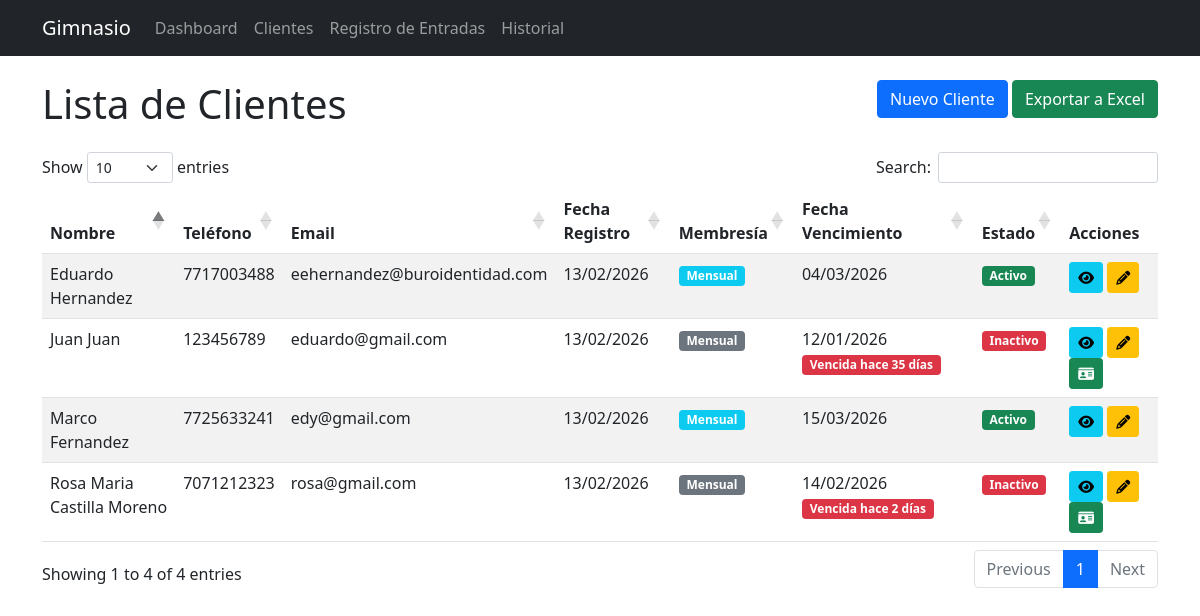
Screenshot of /clientes/ (signed in) with the database file from the repository.
### gimnasio/models.py (models this page shows, shortened)
class Cliente(models.Model):
    TIPO_MEMBRESIA = [
        ('mensual', 'Mensual'),
        ('anual', 'Anual'),
        ('semanal', 'Semanal'),
        ('visita', 'Visita'),
    ]
    usuario = models.OneToOneField(User, on_delete=models.CASCADE, null=True, blank=True)
    nombre = models.CharField(max_length=100)
    apellidos = models.CharField(max_length=100)
    telefono = models.CharField(max_length=15)
    email = models.EmailField(unique=True)
    fecha_registro = models.DateTimeField(default=timezone.now)
    activo = models.BooleanField(default=True)
    def get_membresia_activa(self):
        hoy = timezone.now().date()
        logger.debug(f"Buscando membresía activa para cliente {self.id} - Fecha actual: {hoy}")
        membresia = self.membresias.filter(
            fecha_inicio__lte=hoy,
            fecha_fin__gte=hoy,
            pagado=True
        ).first()
        if membresia:
            logger.debug(f"Membresía activa encontrada: ID={membresia.id}, del {membresia.fecha_inicio} al {membresia.fecha_fin}")
        else:
            logger.debug("No se encontró membresía activa")
            todas = self.membresias.all()
            logger.debug(f"Total membresías del cliente: {todas.count()}")
            for m in todas:
                logger.debug(f"  - Membresía ID={m.id}: {m.fecha_inicio} a {m.fecha_fin}, pagado={m.pagado}, activa hoy={m.fecha_inicio <= hoy <= m.fecha_fin and m.pagado}")
        return membresia
    def tiene_membresia_activa(self):
        resultado = self.get_membresia_activa() is not None
        logger.debug(f"Cliente {self.id} - ¿Tiene membresía activa?: {resultado}")
        return resultado
    def actualizar_estado_activo(self):
        estado_anterior = self.activo
        self.activo = self.tiene_membresia_activa()
        if estado_anterior != self.activo:
            logger.debug(f"Cliente {self.id} - Estado cambiado: {estado_anterior} -> {self.activo}")
            self.save(update_fields=['activo'])
        else:
            logger.debug(f"Cliente {self.id} - Estado sin cambios: {self.activo}")
    class Meta:
        verbose_name = "Cliente"
        verbose_name_plural = "Clientes"

### gimnasio/views.py (the view)
# urls.py: path('clientes/', views.lista_clientes, name='lista_clientes'),
@login_required
def lista_clientes(request):
    for cliente in Cliente.objects.all():
        cliente.actualizar_estado_activo()
    clientes = Cliente.objects.all().order_by('-fecha_registro')
    for cliente in clientes:
        membresia_activa = cliente.get_membresia_activa()
        cliente.tiene_membresia_activa = membresia_activa is not None
        if membresia_activa:
            cliente.fecha_vencimiento = membresia_activa.fecha_fin
            cliente.dias_restantes = membresia_activa.dias_restantes
            cliente.tipo_membresia = membresia_activa.get_tipo_display()
            cliente.es_activa = True
        else:
            ultima_membresia = cliente.membresias.filter(pagado=True).order_by('-fecha_fin').first()
            if ultima_membresia:
                cliente.fecha_vencimiento = ultima_membresia.fecha_fin
                cliente.tipo_membresia = ultima_membresia.get_tipo_display()
                cliente.dias_restantes = 0
                cliente.es_activa = False
                hoy = timezone.now().date()
                if ultima_membresia.fecha_fin < hoy:
                    cliente.dias_vencida = (hoy - ultima_membresia.fecha_fin).days
            else:
                cliente.fecha_vencimiento = None
                cliente.tipo_membresia = None
                cliente.es_activa = False
                cliente.dias_vencida = None
    return render(request, 'gimnasio/clientes/lista.html', {'clientes': clientes})

### gimnasio/models.py (called while the page is built)
    @property
    def dias_restantes(self):
        hoy = timezone.now().date()
        if self.fecha_fin and self.fecha_fin >= hoy:
            dias = (self.fecha_fin - hoy).days
            logger.debug(f"Membresía {self.id} - Días restantes: {dias}")
            return dias
        logger.debug(f"Membresía {self.id} - Días restantes: 0 (vencida)")
        return 0

### templates/gimnasio/clientes/lista.html (shortened to what this page needs)
{% extends 'base.html' %}
{% block content %}
<div class="row">
    <div class="col-md-6">
        <h1>Lista de Clientes</h1>
    </div>
    <div class="col-md-6 text-end">
        <a href="{% url 'nuevo_cliente' %}" class="btn btn-primary">Nuevo Cliente</a>
        <a href="{% url 'exportar_clientes' %}" class="btn btn-success">Exportar a Excel</a>
    </div>
</div>
<div class="table-responsive mt-3">
    <table class="table table-striped table-hover" id="tabla-clientes">
        <thead>
            <tr>
                <th>Nombre</th>
                <th>Teléfono</th>
                <th>Email</th>
                <th>Fecha Registro</th>
                <th>Membresía</th>
                <th>Fecha Vencimiento</th>
                <th>Estado</th>
                <th>Acciones</th>
            </tr>
        </thead>
        <tbody>
            {% for cliente in clientes %}
            <tr>
                <td>{{ cliente.nombre }} {{ cliente.apellidos }}</td>
                <td>{{ cliente.telefono }}</td>
                <td>{{ cliente.email }}</td>
                <td data-order="{{ cliente.fecha_registro|date:'Ymd' }}">{{ cliente.fecha_registro|date:"d/m/Y" }}</td>
                <td>
                    {% if cliente.tipo_membresia %}
                        <span class="badge {% if cliente.es_activa %}bg-info{% else %}bg-secondary{% endif %}">
                            {{ cliente.tipo_membresia }}
                        </span>
                    {% else %}
                        <span class="badge bg-secondary">Sin membresía</span>
                    {% endif %}
                </td>
                <td data-order="{{ cliente.fecha_vencimiento|date:'Ymd' }}">
                    {% if cliente.fecha_vencimiento %}
                        {{ cliente.fecha_vencimiento|date:"d/m/Y" }}
                        {% if cliente.es_activa %}
                            {% if cliente.dias_restantes <= 5 %}
                                <span class="badge bg-warning text-dark">¡{{ cliente.dias_restantes }} días!</span>
                            {% elif cliente.dias_restantes <= 0 %}
                                <span class="badge bg-danger">Vence hoy</span>
                            {% endif %}
                        {% else %}
                            {% if cliente.dias_vencida %}
                                <span class="badge bg-danger">Vencida hace {{ cliente.dias_vencida }} días</span>
                            {% else %}
                                <span class="badge bg-danger">Vencida</span>
                            {% endif %}
                        {% endif %}
                    {% else %}
                        <span class="text-muted">---</span>
                    {% endif %}
                </td>
                <td>
                    {% if cliente.activo %}
                    <span class="badge bg-success">Activo</span>
                    {% else %}
                    <span class="badge bg-danger">Inactivo</span>
                    {% endif %}
                </td>
                <td>
                    <a href="{% url 'detalle_cliente' cliente.pk %}" class="btn btn-sm btn-info"><i class="fa fa-eye" title="Ver detalle del cliente"></i></a>
                    <a href="{% url 'editar_cliente' cliente.pk %}" class="btn btn-sm btn-warning"><i class="fa fa-pencil" title="Editar cliente"></i></a>
                    {% if not cliente.es_activa %}
                        <a href="{% url 'nueva_membresia_cliente' cliente.pk %}" class="btn btn-sm btn-success"><i class="fa fa-id-card" title="Renovar membresía"></i></i></a>
                    {% else %}
                        {% if cliente.dias_restantes <= 5 %}
                            <a href="{% url 'nueva_membresia_cliente' cliente.pk %}" class="btn btn-sm btn-warning"><i class="fa fa-id-card"></i></a>
                        {% endif %}
                    {% endif %}
                </td>
            </tr>
            {% empty %}
            <tr>
                <td colspan="8" class="text-center">No hay clientes registrados</td>
            </tr>
            {% endfor %}
        </tbody>
    </table>
</div>
<link rel="stylesheet" href="https://cdn.datatables.net/1.13.4/css/dataTables.bootstrap5.min.css">
{% endblock %}

### rows the page displays
Cliente: nombre "Juan", apellidos "Juan", telefono "123456789", email "eduardo@gmail.com", fecha_registro "13/02/2026", tipo_membresia "Mensual", fecha_vencimiento "12/01/2026", dias_vencida "35", activo "Inactivo"
Cliente: nombre "Marco", apellidos "Fernandez", telefono "7725633241", email "edy@gmail.com", fecha_registro "13/02/2026", tipo_membresia "Mensual", fecha_vencimiento "15/03/2026", activo "Activo"
Cliente: nombre "Rosa Maria", apellidos "Castilla Moreno", telefono "7071212323", email "rosa@gmail.com", fecha_registro "13/02/2026", tipo_membresia "Mensual", fecha_vencimiento "14/02/2026", dias_vencida "2", activo "Inactivo"
Cliente: nombre "Eduardo", apellidos "Hernandez", telefono "7717003488", email "eehernandez@buroidentidad.com", fecha_registro "13/02/2026", tipo_membresia "Mensual", fecha_vencimiento "04/03/2026", activo "Activo"
